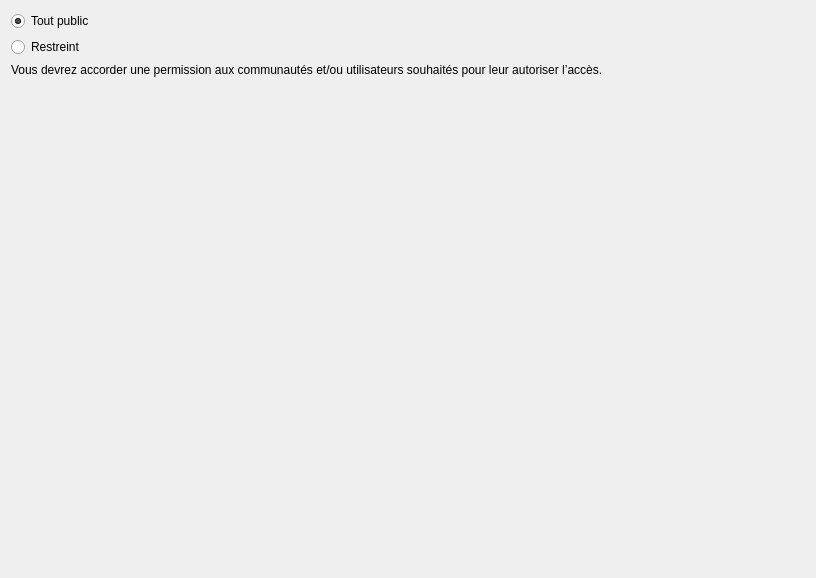
<?xml version="1.0" encoding="UTF-8"?>
<ui version="4.0">
 <class>wzp_publication_form</class>
 <widget class="QWizardPage" name="wzp_publication_form">
  <property name="geometry">
   <rect>
    <x>0</x>
    <y>0</y>
    <width>816</width>
    <height>578</height>
   </rect>
  </property>
  <property name="windowTitle">
   <string>Metadata Form</string>
  </property>
  <property name="locale">
   <locale language="English" country="UnitedStates"/>
  </property>
  <layout class="QGridLayout" name="gridLayout">
   <item row="1" column="0">
    <widget class="QRadioButton" name="rbtn_closed">
     <property name="text">
      <string>Restreint</string>
     </property>
    </widget>
   </item>
   <item row="3" column="0">
    <spacer name="verticalSpacer">
     <property name="orientation">
      <enum>Qt::Vertical</enum>
     </property>
     <property name="sizeHint" stdset="0">
      <size>
       <width>20</width>
       <height>40</height>
      </size>
     </property>
    </spacer>
   </item>
   <item row="0" column="0">
    <widget class="QRadioButton" name="rbtn_open">
     <property name="text">
      <string>Tout public</string>
     </property>
     <property name="checked">
      <bool>true</bool>
     </property>
    </widget>
   </item>
   <item row="2" column="0">
    <widget class="QLabel" name="lbl_closed">
     <property name="text">
      <string>Vous devrez accorder une permission aux communautés et/ou utilisateurs souhaités pour leur autoriser l’accès.</string>
     </property>
    </widget>
   </item>
  </layout>
 </widget>
 <resources/>
 <connections/>
</ui>
